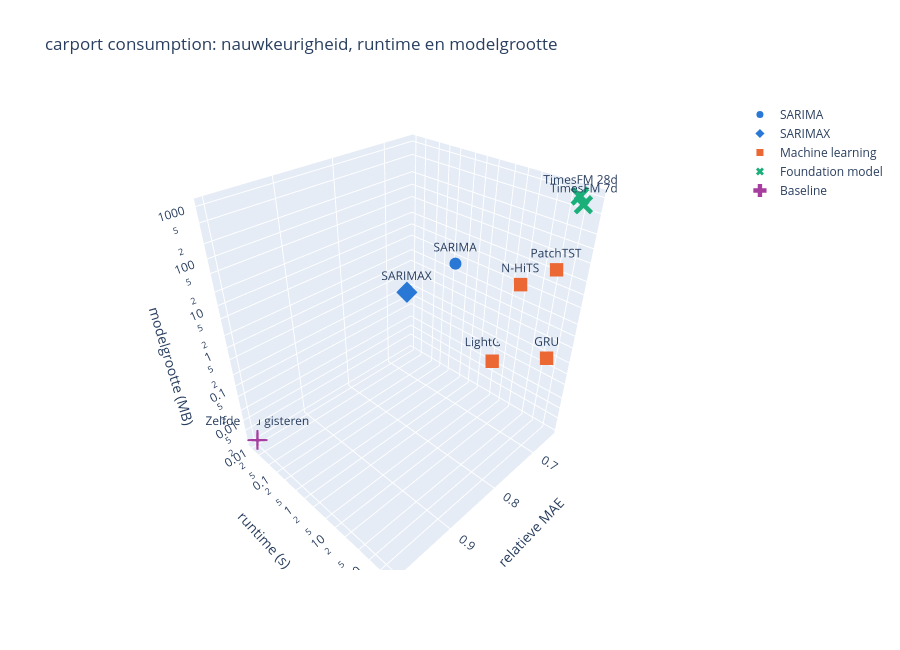
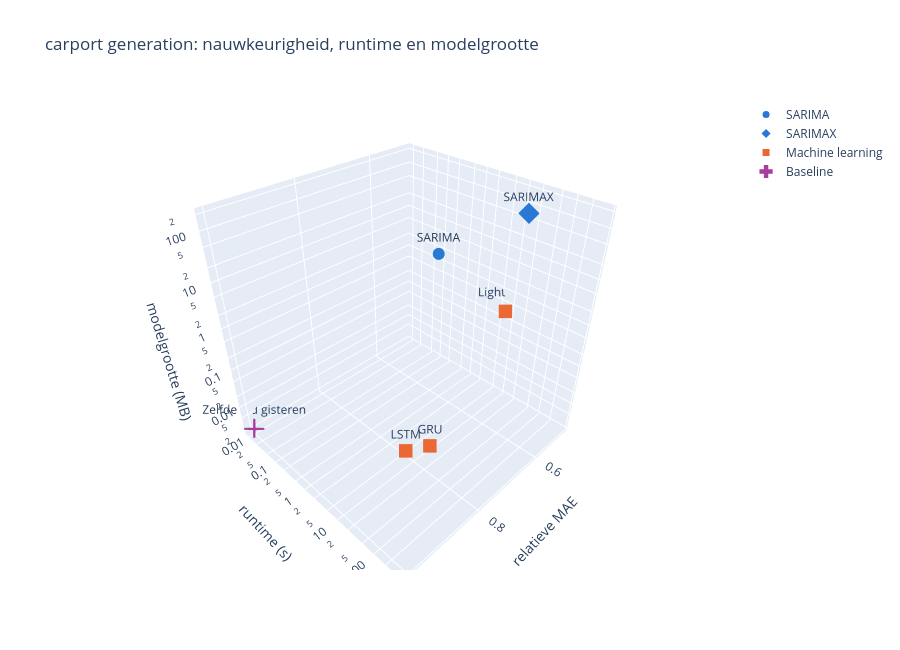

The code cell stored with these charts, in order, in its notebook:
### Markdown cell above
### 5. 3D-grafiek (interactief)
---
- Draaien met de muis, waarden zien door over een punt te bewegen
- Runtime en modelgrootte op logschaal, omdat ze een factor 1000+ verschillen
- Beste hoek: laag op alle drie de assen

### Code cell
def plot_3d(target):
    data = modellen[(modellen["target"] == target) & modellen["modelgrootte (MB)"].notna()]
    if data.empty:
        print(f"{target}: nog geen modelgrootte beschikbaar")
        return
    fig = px.scatter_3d(
        data, x=MAE_KOLOM, y="runtime (s)", z="modelgrootte (MB)",
        color="groep", symbol="groep", text="label",
        color_discrete_map={k: v["kleur"] for k, v in GROEPEN.items()},
        symbol_map={k: v["symbool"] for k, v in GROEPEN.items()},
        log_y=True, log_z=True,
        hover_data={"MAE": ":.0f", "testperiode": True, "runtime (s)": ":.1f", "modelgrootte (MB)": ":.3f"},
        title=f"{LOCATIE} {target}: nauwkeurigheid, runtime en modelgrootte",
    )
    fig.update_traces(marker=dict(size=7))
    fig.for_each_trace(lambda t: t.update(marker=dict(size=11)) if t.name == "Baseline" else None)
    fig.update_layout(height=650, legend_title_text="")
    fig.show()

plot_3d("consumption")
plot_3d("generation")

### Figure 1 — Plotly figure (JSON) as saved in the notebook; plotly's stock layout.template omitted (floating-point values rounded to 4 significant figures)
{"data": [{"customdata": [[1851.0, "2026-03-18 t/m 2026-04-13"]], "hovertemplate": "groep=SARIMA<br>relatieve MAE=%{x}<br>runtime (s)=%{y:.1f}<br>modelgrootte (MB)=%{z:.3f}<br>label=%{text}<br>MAE=%{customdata[0]:.0f}<br>testperiode=%{customdata[1]}<extra></extra>", "legendgroup": "SARIMA", "marker": {"color": "#2a78d6", "size": 7, "symbol": "circle"}, "mode": "markers+text", "name": "SARIMA", "scene": "scene", "showlegend": true, "text": ["SARIMA"], "type": "scatter3d", "x": [0.824], "y": [30.1], "z": [180.1]}, {"customdata": [[2048.0, "2026-03-18 t/m 2026-04-13"]], "hovertemplate": "groep=SARIMAX<br>relatieve MAE=%{x}<br>runtime (s)=%{y:.1f}<br>modelgrootte (MB)=%{z:.3f}<br>label=%{text}<br>MAE=%{customdata[0]:.0f}<br>testperiode=%{customdata[1]}<extra></extra>", "legendgroup": "SARIMAX", "marker": {"color": "#2a78d6", "size": 7, "symbol": "diamond"}, "mode": "markers+text", "name": "SARIMAX", "scene": "scene", "showlegend": true, "text": ["SARIMAX"], "type": "scatter3d", "x": [0.9114], "y": [36.1], "z": [180.3]}, {"customdata": [[1584.0, "2026-01-07 t/m 2026-09-02"], [1747.0, "2026-01-07 t/m 2026-09-02"], [1619.0, "2026-01-07 t/m 2026-09-02"], [1594.0, "2026-01-07 t/m 2026-09-02"]], "hovertemplate": "groep=Machine learning<br>relatieve MAE=%{x}<br>runtime (s)=%{y:.1f}<br>modelgrootte (MB)=%{z:.3f}<br>label=%{text}<br>MAE=%{customdata[0]:.0f}<br>testperiode=%{customdata[1]}<extra></extra>", "legendgroup": "Machine learning", "marker": {"color": "#eb6834", "size": 7, "symbol": "square"}, "mode": "markers+text", "name": "Machine learning", "scene": "scene", "showlegend": true, "text": ["LightGBM", "N-HiTS", "PatchTST", "GRU"], "type": "scatter3d", "x": [0.6584, 0.7264, 0.6731, 0.6655], "y": [7.1, 85.6, 159.4, 187.4], "z": [0.034, 29.24, 38.84, 0.282]}, {"customdata": [[1615.0, "2026-01-07 t/m 2026-09-02"], [1563.0, "2026-01-07 t/m 2026-09-02"]], "hovertemplate": "groep=Foundation model<br>relatieve MAE=%{x}<br>runtime (s)=%{y:.1f}<br>modelgrootte (MB)=%{z:.3f}<br>label=%{text}<br>MAE=%{customdata[0]:.0f}<br>testperiode=%{customdata[1]}<extra></extra>", "legendgroup": "Foundation model", "marker": {"color": "#1baf7a", "size": 7, "symbol": "x"}, "mode": "markers+text", "name": "Foundation model", "scene": "scene", "showlegend": true, "text": ["TimesFM 7d", "TimesFM 28d"], "type": "scatter3d", "x": [0.6717, 0.6499], "y": [303.9, 171.0], "z": [925.2, 925.2]}, {"customdata": [[2405.0, "2026-01-07 t/m 2026-09-02"]], "hovertemplate": "groep=Baseline<br>relatieve MAE=%{x}<br>runtime (s)=%{y:.1f}<br>modelgrootte (MB)=%{z:.3f}<br>label=%{text}<br>MAE=%{customdata[0]:.0f}<br>testperiode=%{customdata[1]}<extra></extra>", "legendgroup": "Baseline", "marker": {"color": "#a63d9f", "size": 11, "symbol": "cross"}, "mode": "markers+text", "name": "Baseline", "scene": "scene", "showlegend": true, "text": ["Zelfde tijd gisteren"], "type": "scatter3d", "x": [1.0], "y": [0.0107], "z": [0.0024]}], "layout": {"height": 650, "legend": {"title": {"text": ""}, "tracegroupgap": 0}, "scene": {"domain": {"x": [0, 1], "y": [0, 1]}, "xaxis": {"title": {"text": "relatieve MAE"}}, "yaxis": {"title": {"text": "runtime (s)"}, "type": "log"}, "zaxis": {"title": {"text": "modelgrootte (MB)"}, "type": "log"}}, "title": {"text": "carport consumption: nauwkeurigheid, runtime en modelgrootte"}}}

### Figure 2 — Plotly figure (JSON) as saved in the notebook; plotly's stock layout.template omitted (floating-point values rounded to 4 significant figures)
{"data": [{"customdata": [[3180.0, "2026-03-18 t/m 2026-04-13"]], "hovertemplate": "groep=SARIMA<br>relatieve MAE=%{x}<br>runtime (s)=%{y:.1f}<br>modelgrootte (MB)=%{z:.3f}<br>label=%{text}<br>MAE=%{customdata[0]:.0f}<br>testperiode=%{customdata[1]}<extra></extra>", "legendgroup": "SARIMA", "marker": {"color": "#2a78d6", "size": 7, "symbol": "circle"}, "mode": "markers+text", "name": "SARIMA", "scene": "scene", "showlegend": true, "text": ["SARIMA"], "type": "scatter3d", "x": [0.8151], "y": [40.1], "z": [180.1]}, {"customdata": [[2274.0, "2026-03-18 t/m 2026-04-13"]], "hovertemplate": "groep=SARIMAX<br>relatieve MAE=%{x}<br>runtime (s)=%{y:.1f}<br>modelgrootte (MB)=%{z:.3f}<br>label=%{text}<br>MAE=%{customdata[0]:.0f}<br>testperiode=%{customdata[1]}<extra></extra>", "legendgroup": "SARIMAX", "marker": {"color": "#2a78d6", "size": 7, "symbol": "diamond"}, "mode": "markers+text", "name": "SARIMAX", "scene": "scene", "showlegend": true, "text": ["SARIMAX"], "type": "scatter3d", "x": [0.5827], "y": [47.7], "z": [180.3]}, {"customdata": [[1640.0, "2026-01-08 t/m 2026-09-02"], [2792.0, "2026-01-08 t/m 2026-09-02"], [3134.0, "2026-01-08 t/m 2026-09-02"]], "hovertemplate": "groep=Machine learning<br>relatieve MAE=%{x}<br>runtime (s)=%{y:.1f}<br>modelgrootte (MB)=%{z:.3f}<br>label=%{text}<br>MAE=%{customdata[0]:.0f}<br>testperiode=%{customdata[1]}<extra></extra>", "legendgroup": "Machine learning", "marker": {"color": "#eb6834", "size": 7, "symbol": "square"}, "mode": "markers+text", "name": "Machine learning", "scene": "scene", "showlegend": true, "text": ["LightGBM", "GRU", "LSTM"], "type": "scatter3d", "x": [0.4931, 0.9396, 0.9492], "y": [7.9, 387.2, 146.8], "z": [0.362, 0.682, 0.3]}, {"customdata": [[3326, "2026-01-08 t/m 2026-09-02"]], "hovertemplate": "groep=Baseline<br>relatieve MAE=%{x}<br>runtime (s)=%{y:.1f}<br>modelgrootte (MB)=%{z:.3f}<br>label=%{text}<br>MAE=%{customdata[0]:.0f}<br>testperiode=%{customdata[1]}<extra></extra>", "legendgroup": "Baseline", "marker": {"color": "#a63d9f", "size": 11, "symbol": "cross"}, "mode": "markers+text", "name": "Baseline", "scene": "scene", "showlegend": true, "text": ["Zelfde tijd gisteren"], "type": "scatter3d", "x": [1.0], "y": [0.0101], "z": [0.0024]}], "layout": {"height": 650, "legend": {"title": {"text": ""}, "tracegroupgap": 0}, "scene": {"domain": {"x": [0, 1], "y": [0, 1]}, "xaxis": {"title": {"text": "relatieve MAE"}}, "yaxis": {"title": {"text": "runtime (s)"}, "type": "log"}, "zaxis": {"title": {"text": "modelgrootte (MB)"}, "type": "log"}}, "title": {"text": "carport generation: nauwkeurigheid, runtime en modelgrootte"}}}
